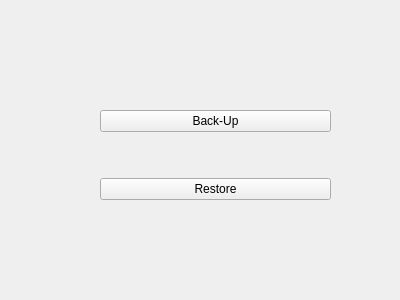
<?xml version="1.0" encoding="UTF-8"?>
<ui version="4.0">
 <class>Form</class>
 <widget class="QWidget" name="Form">
  <property name="geometry">
   <rect>
    <x>0</x>
    <y>0</y>
    <width>400</width>
    <height>300</height>
   </rect>
  </property>
  <property name="windowTitle">
   <string>Form</string>
  </property>
  <widget class="QWidget" name="gridLayoutWidget">
   <property name="geometry">
    <rect>
     <x>100</x>
     <y>70</y>
     <width>231</width>
     <height>171</height>
    </rect>
   </property>
   <layout class="QGridLayout" name="gridLayout">
    <item row="0" column="0">
     <widget class="QPushButton" name="backupButton">
      <property name="text">
       <string>Back-Up</string>
      </property>
     </widget>
    </item>
    <item row="1" column="0">
     <widget class="QPushButton" name="restoreButton">
      <property name="text">
       <string>Restore</string>
      </property>
     </widget>
    </item>
   </layout>
  </widget>
 </widget>
 <resources/>
 <connections/>
</ui>
